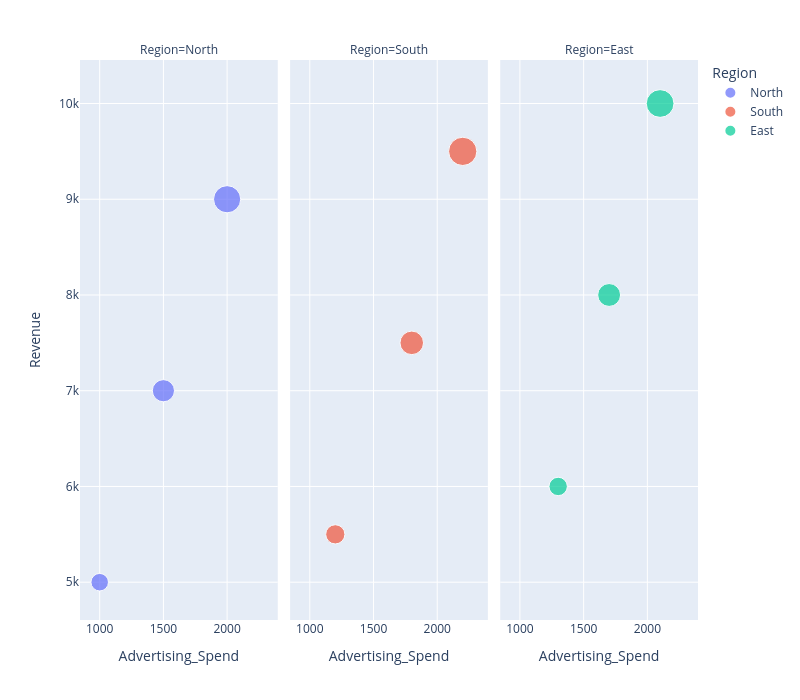

The notebook cell saved with this chart:
### Code cell
px.scatter(df_sales,x="Advertising_Spend",y="Revenue",color="Region",size="Profit",facet_col="Region",width=800,height=700)

### Figure 1 — Plotly figure (JSON) as saved in the notebook; plotly's stock layout.template omitted (floating-point values rounded to 4 significant figures)
{"data": [{"hovertemplate": "Region=North<br>Advertising_Spend=%{x}<br>Revenue=%{y}<br>Profit=%{marker.size}<extra></extra>", "legendgroup": "North", "marker": {"color": "#636efa", "size": [500, 800, 1200], "sizemode": "area", "sizeref": 3.25, "symbol": "circle"}, "mode": "markers", "name": "North", "orientation": "v", "showlegend": true, "type": "scatter", "x": [1000, 1500, 2000], "xaxis": "x", "y": [5000, 7000, 9000], "yaxis": "y"}, {"hovertemplate": "Region=South<br>Advertising_Spend=%{x}<br>Revenue=%{y}<br>Profit=%{marker.size}<extra></extra>", "legendgroup": "South", "marker": {"color": "#EF553B", "size": [600, 900, 1300], "sizemode": "area", "sizeref": 3.25, "symbol": "circle"}, "mode": "markers", "name": "South", "orientation": "v", "showlegend": true, "type": "scatter", "x": [1200, 1800, 2200], "xaxis": "x2", "y": [5500, 7500, 9500], "yaxis": "y2"}, {"hovertemplate": "Region=East<br>Advertising_Spend=%{x}<br>Revenue=%{y}<br>Profit=%{marker.size}<extra></extra>", "legendgroup": "East", "marker": {"color": "#00cc96", "size": [550, 850, 1250], "sizemode": "area", "sizeref": 3.25, "symbol": "circle"}, "mode": "markers", "name": "East", "orientation": "v", "showlegend": true, "type": "scatter", "x": [1300, 1700, 2100], "xaxis": "x3", "y": [6000, 8000, 10000], "yaxis": "y3"}], "layout": {"annotations": [{"font": {}, "showarrow": false, "text": "Region=North", "x": 0.16, "xanchor": "center", "xref": "paper", "y": 1, "yanchor": "bottom", "yref": "paper"}, {"font": {}, "showarrow": false, "text": "Region=South", "x": 0.5, "xanchor": "center", "xref": "paper", "y": 1, "yanchor": "bottom", "yref": "paper"}, {"font": {}, "showarrow": false, "text": "Region=East", "x": 0.84, "xanchor": "center", "xref": "paper", "y": 1, "yanchor": "bottom", "yref": "paper"}], "height": 700, "legend": {"itemsizing": "constant", "title": {"text": "Region"}, "tracegroupgap": 0}, "margin": {"t": 60}, "width": 800, "xaxis": {"anchor": "y", "domain": [0, 0.32], "title": {"text": "Advertising_Spend"}}, "xaxis2": {"anchor": "y2", "domain": [0.34, 0.66], "matches": "x", "title": {"text": "Advertising_Spend"}}, "xaxis3": {"anchor": "y3", "domain": [0.68, 1.0], "matches": "x", "title": {"text": "Advertising_Spend"}}, "yaxis": {"anchor": "x", "domain": [0, 1], "title": {"text": "Revenue"}}, "yaxis2": {"anchor": "x2", "domain": [0, 1], "matches": "y", "showticklabels": false}, "yaxis3": {"anchor": "x3", "domain": [0, 1], "matches": "y", "showticklabels": false}}}
